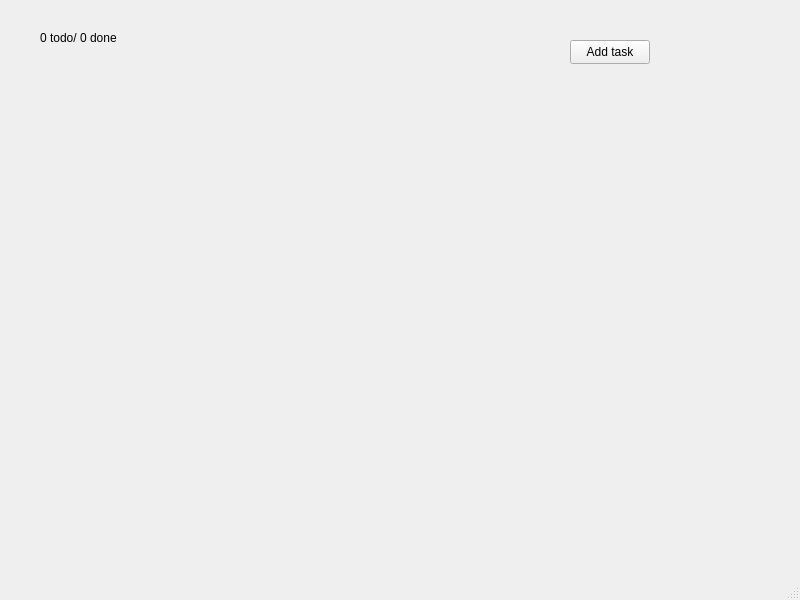
<?xml version="1.0" encoding="UTF-8"?>
<ui version="4.0">
 <class>MainWindow</class>
 <widget class="QMainWindow" name="MainWindow">
  <property name="geometry">
   <rect>
    <x>0</x>
    <y>0</y>
    <width>800</width>
    <height>600</height>
   </rect>
  </property>
  <property name="windowTitle">
   <string>MainWindow</string>
  </property>
  <widget class="QWidget" name="centralwidget">
   <widget class="QLabel" name="statusLabel">
    <property name="geometry">
     <rect>
      <x>40</x>
      <y>30</y>
      <width>91</width>
      <height>16</height>
     </rect>
    </property>
    <property name="text">
     <string>0 todo/ 0 done</string>
    </property>
   </widget>
   <widget class="QPushButton" name="addTaskButton">
    <property name="geometry">
     <rect>
      <x>570</x>
      <y>40</y>
      <width>80</width>
      <height>24</height>
     </rect>
    </property>
    <property name="text">
     <string>Add task</string>
    </property>
   </widget>
  </widget>
  <widget class="QMenuBar" name="menubar">
   <property name="geometry">
    <rect>
     <x>0</x>
     <y>0</y>
     <width>800</width>
     <height>21</height>
    </rect>
   </property>
  </widget>
  <widget class="QStatusBar" name="statusbar"/>
 </widget>
 <resources/>
 <connections/>
</ui>
